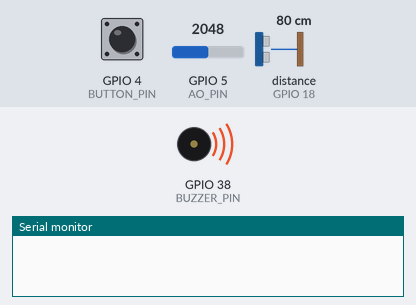
A sketch run on a simulated ESP32. Shown: buzzer (waves = sounding), the last lines printed to the serial monitor. Wiring (inferred from the names in the program): ultrasonic range finder: trigger GPIO 17; echo GPIO 18. The test bench sets the inputs (shaded band); at power-on: GPIO 4 (BUTTON_PIN) HIGH, GPIO 5 (AO_PIN) = 2048, distance to the obstacle (sensor on GPIO 18) 80 cm. The echo pulse lasts 58.3 µs per cm; the local clock reads 2024-03-15 10:24:30 at power-on unless the sketch sets it.

Above: at 0.1 s.
At 3.4 s:
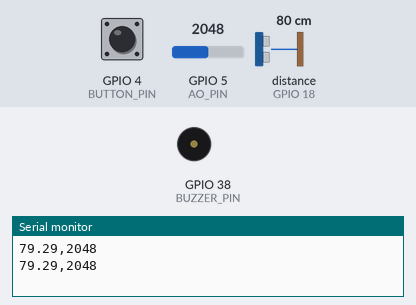
3.5 s: GPIO 4 (BUTTON_PIN) pulled LOW for 1.2 s
At 4.39 s:
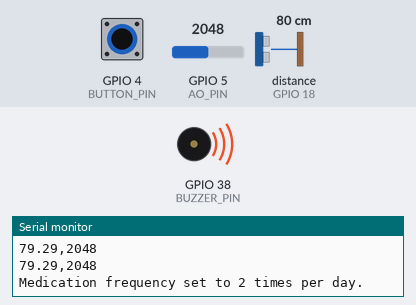
Timing chart, 0 to 6.5 s (numbered marks = the images above; inputs shaded):
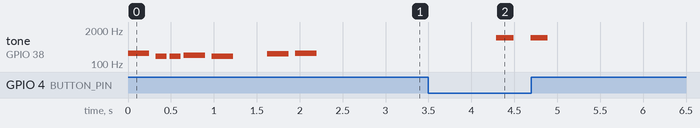

The sketch:

Program_Gabungan2.ino
```cpp
#include <Wire.h>           // Library for I2C communication
#include <RTClib.h>         // Library for RTC DS3231
#include <HardwareSerial.h> // Include the HardwareSerial library
#include "pitches.h"

const int trigPin = 17;
const int echoPin = 18;
#define SOUND_SPEED 0.034
#define CM_TO_INCH 0.393701
long duration;
float distanceCm;
float distanceInch;

#define BUTTON_PIN 4        // Pin for the button
#define BUZZER_PIN 38       // Pin for the buzzer
#define AO_PIN 5           // Pin for the light sensor

RTC_DS3231 rtc;             // Create an instance of the RTC DS3231 class

#define SDA_PIN 8    // Define SDA pin
#define SCL_PIN 9    // Define SCL pin

int lastButtonState = HIGH; // Previous state of the button
int count = 1;              // Default medication frequency

void setup() {
  Serial.begin(115200);     // Initialize serial communication
  pinMode(trigPin, OUTPUT);
  pinMode(echoPin, INPUT);
  pinMode(BUTTON_PIN, INPUT_PULLUP);  // Set the button pin as input with internal pull-up resistor
  pinMode(BUZZER_PIN, OUTPUT);        // Set the buzzer pin as output
  Wire.begin(SDA_PIN, SCL_PIN);   // Initialize the I2C bus with SDA and SCL pins
  rtc.begin();                    // Initialize the RTC module

  playMelody(); // Play the melody when the ESP32 is powered on
}

void loop() {
  // Ultrasonic Sensor
  digitalWrite(trigPin, LOW);
  delayMicroseconds(2);
  digitalWrite(trigPin, HIGH);
  delayMicroseconds(10);
  digitalWrite(trigPin, LOW);
  duration = pulseIn(echoPin, HIGH);
  distanceCm = duration * SOUND_SPEED / 2;
  distanceInch = distanceCm * CM_TO_INCH;

  // Button Functionality
  int buttonState = digitalRead(BUTTON_PIN); // Read the state of the button
  if (buttonState == LOW && lastButtonState == HIGH) {
    count++;
    if (count > 4) {    // Maximum count, reset to default
      count = 1;
      Serial.println("Medication frequency reset to default.");
    } else {
      Serial.print("Medication frequency set to ");
      Serial.print(count);
      Serial.println(" times per day.");
    }
    playBuzzer(count);  // Play buzzer based on count
  }
  lastButtonState = buttonState; // Update lastButtonState

  // RTC Alarm
  DateTime now = rtc.now(); // Get current time from RTC
  int hour = now.hour();    // Get current hour
  // Check if it's time for medication
  switch (count) {
    case 1:
      if (hour == 12) {
        activateBuzzer(); // Activate the buzzer
      }
      break;
    case 2:
      if (hour == 12 || hour == 0) {
        activateBuzzer(); // Activate the buzzer
      }
      break;
    case 3:
      if (hour == 8 || hour == 16 || hour == 0) {
        activateBuzzer(); // Activate the buzzer
      }
      break;
    case 4:
      if (hour == 6 || hour == 12 || hour == 18 || hour == 0) {
        activateBuzzer(); // Activate the buzzer
      }
      break;
  }

  // Light Sensor
  int lightValue = analogRead(AO_PIN);

  // Send sensor data over serial
  Serial.print(distanceCm);
  Serial.print(",");
  Serial.print(lightValue);
  Serial.println();

  delay(1000);
}

// Function to activate the buzzer and play a melody
void activateBuzzer() {
  for (int i = 0; i < 3; i++) {  // Three beeps
    tone(BUZZER_PIN, 1000);      // Frequency of beep
    delay(200);                  // Duration of beep
    noTone(BUZZER_PIN);          // Stop beep
    delay(200);                  // Pause between beeps
  }
}

// Function to play melody when the ESP32 is powered on
void playMelody() {
  int melody[] = { NOTE_C4, NOTE_G3, NOTE_G3, NOTE_A3, NOTE_G3, 0, NOTE_B3, NOTE_C4 };
  int noteDurations[] = { 4, 8, 8, 4, 4, 4, 4, 4 };

  for (int thisNote = 0; thisNote < 8; thisNote++) {
    int noteDuration = 1000 / noteDurations[thisNote];
    tone(BUZZER_PIN, melody[thisNote], noteDuration);

    int pauseBetweenNotes = noteDuration * 1.30;
    delay(pauseBetweenNotes);
    noTone(BUZZER_PIN);
  }
}

// Function to play buzzer based on count
void playBuzzer(int count) {
  for (int i = 0; i < count; i++) {
    tone(BUZZER_PIN, 1000); // Frequency of beep
    delay(200);             // Duration of beep
    noTone(BUZZER_PIN);     // Stop beep
    delay(200);             // Pause between beeps
  }
}
```

pitches.h
```cpp
/*************************************************
 * Public Constants
 *************************************************/

#define NOTE_B0  31
#define NOTE_C1  33
#define NOTE_CS1 35
#define NOTE_D1  37
#define NOTE_DS1 39
#define NOTE_E1  41
#define NOTE_F1  44
#define NOTE_FS1 46
#define NOTE_G1  49
#define NOTE_GS1 52
#define NOTE_A1  55
#define NOTE_AS1 58
#define NOTE_B1  62
#define NOTE_C2  65
#define NOTE_CS2 69
#define NOTE_D2  73
#define NOTE_DS2 78
#define NOTE_E2  82
#define NOTE_F2  87
#define NOTE_FS2 93
#define NOTE_G2  98
#define NOTE_GS2 104
#define NOTE_A2  110
#define NOTE_AS2 117
#define NOTE_B2  123
#define NOTE_C3  131
#define NOTE_CS3 139
#define NOTE_D3  147
#define NOTE_DS3 156
#define NOTE_E3  165
#define NOTE_F3  175
#define NOTE_FS3 185
#define NOTE_G3  196
#define NOTE_GS3 208
#define NOTE_A3  220
#define NOTE_AS3 233
#define NOTE_B3  247
#define NOTE_C4  262
#define NOTE_CS4 277
#define NOTE_D4  294
#define NOTE_DS4 311
#define NOTE_E4  330
#define NOTE_F4  349
#define NOTE_FS4 370
#define NOTE_G4  392
#define NOTE_GS4 415
#define NOTE_A4  440
#define NOTE_AS4 466
#define NOTE_B4  494
#define NOTE_C5  523
#define NOTE_CS5 554
#define NOTE_D5  587
#define NOTE_DS5 622
#define NOTE_E5  659
#define NOTE_F5  698
#define NOTE_FS5 740
#define NOTE_G5  784
#define NOTE_GS5 831
#define NOTE_A5  880
#define NOTE_AS5 932
#define NOTE_B5  988
#define NOTE_C6  1047
#define NOTE_CS6 1109
#define NOTE_D6  1175
#define NOTE_DS6 1245
#define NOTE_E6  1319
#define NOTE_F6  1397
#define NOTE_FS6 1480
#define NOTE_G6  1568
#define NOTE_GS6 1661
#define NOTE_A6  1760
#define NOTE_AS6 1865
#define NOTE_B6  1976
#define NOTE_C7  2093
#define NOTE_CS7 2217
#define NOTE_D7  2349
#define NOTE_DS7 2489
#define NOTE_E7  2637
#define NOTE_F7  2794
#define NOTE_FS7 2960
#define NOTE_G7  3136
#define NOTE_GS7 3322
#define NOTE_A7  3520
#define NOTE_AS7 3729
#define NOTE_B7  3951
#define NOTE_C8  4186
#define NOTE_CS8 4435
#define NOTE_D8  4699
#define NOTE_DS8 4978
```

Measured:
- after the input at 3.5 s, tone on GPIO 38 (BUZZER_PIN): alternates 1000 Hz for 0.20 s and silent for 0.20 s, 4 changes in all, then stays silent, starting after 0.79 s
